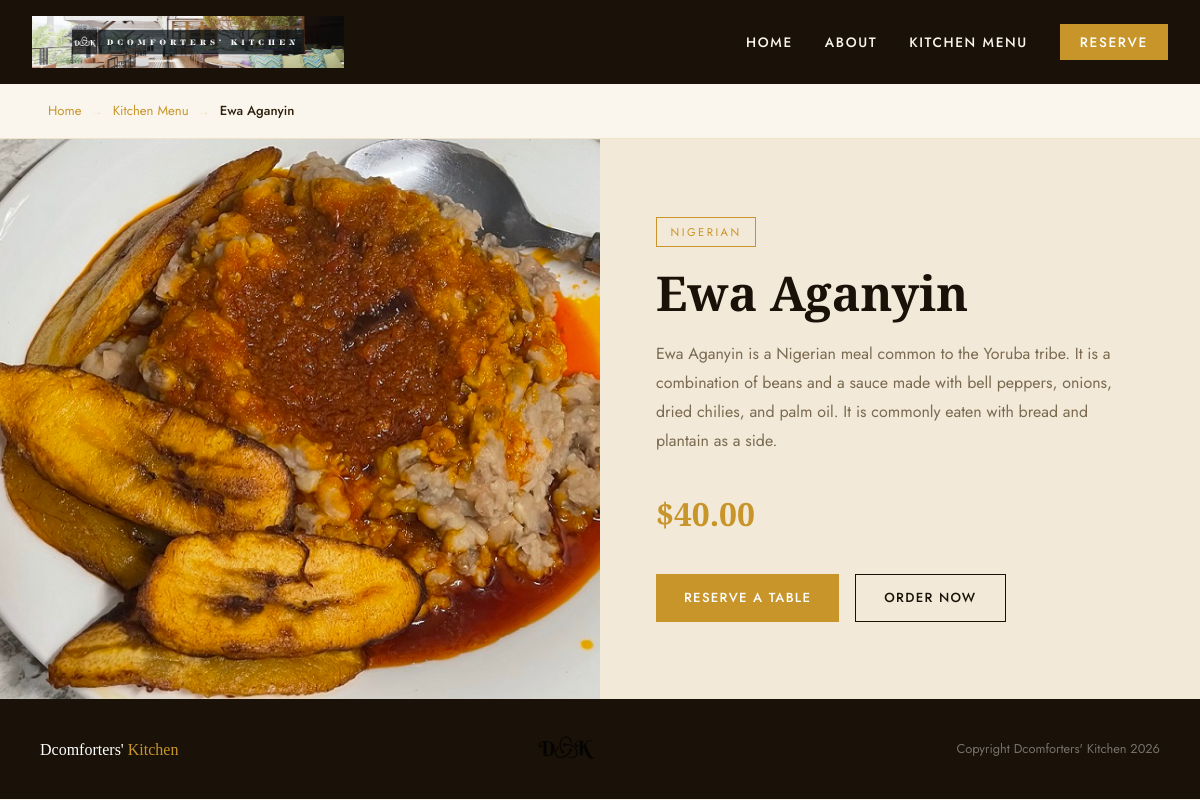
The page /kitchen/menu_details/2/ on the database its author committed.
### newapp/models.py (models this page shows, shortened)
class Menu(models.Model):
    food_name = models.CharField(max_length=100)
    cuisine = models.CharField(max_length=100)
    item_description = models.TextField(max_length=1000, default='')
    price = models.DecimalField(max_digits=10, decimal_places=2, null=True, blank=True)
    prep_time = models.IntegerField(default=25)
    calories = models.IntegerField(default=1000)
    image = models.ImageField(upload_to='newapp/static/img/menu_items/', null=True, blank=True)
    is_featured = models.BooleanField(default=False)

### newapp/views.py (the view)
# urls.py: path('menu_details/<int:item_id>/', views.menu_details, name='menu_details'),
def menu_details(request, item_id):
    menu_item = get_object_or_404(Menu, id=item_id)
    order_success = False
    if request.method == 'POST':
        form = OrderForm(request.POST)
        if form.is_valid():
            order = form.save(commit=False)
            order.menu_item = menu_item
            order.save()
            order_success = True
    else:
        form = OrderForm()
    return render(request, 'menu_details.html', {
        'menu_item': menu_item,
        'form': form,
        'order_success': order_success
    })

### newapp/templates/menu_details.html (shortened to what this page needs)
{% extends 'base.html' %}
{% load static %}
{% block content %}
  <div class="breadcrumb-bar">
    <a href="{% url 'home' %}">Home</a>
    <span class="breadcrumb-sep">→</span>
    <a href="{% url 'kitchen' %}">Kitchen Menu</a>
    <span class="breadcrumb-sep">→</span>
    <span class="breadcrumb-current">{{ menu_item.food_name }}</span>
  </div>
  <div class="detail-container">
    <div class="detail-image">
      {% if menu_item.image %}
        <img src="/static/img/menu_items/{{ menu_item.food_name }}.jpg" alt="{{ menu_item.food_name }}" />
      {% else %}
        <img src="{% static 'img/default_dish.jpg' %}" alt="Default Image" />
      {% endif %}
    </div>
    <div class="detail-info">
      <span class="cuisine-badge">{{ menu_item.cuisine }}</span>
      <h1>{{ menu_item.food_name }}</h1>
      <p class="detail-description">{{ menu_item.item_description }}</p>
      <div class="detail-price">${{ menu_item.price }}</div>
      <div class="detail-actions">
        <a href="{% url 'reservation' %}" class="btn-primary">Reserve a Table</a>
        <button class="btn-outline" id="openOrderModal">Order Now</button>
      </div>
    </div>
  </div>
{% endblock %}

### newapp/templates/base.html (shortened to what this page needs)
{% load static %}
<!DOCTYPE html>
<html lang="en">
  <head>
    <link rel="stylesheet" href="{% static 'css/style.css' %}" />
  </head>
  <body>
    {% include 'partials/_header.html' %}
    <main>{% block content %}{% endblock %}</main>
    {% include 'partials/_footer.html' %}
  </body>
</html>

### newapp/templates/partials/_header.html (shortened to what this page needs)
{% load static %}
<header>
  <div class="nav-container">
    <a href="{% url 'home' %}" class="logo">
      <img src="{% static 'img/banner.png' %}" alt="Dcomforters' Kitchen Logo" />
    </a>
    <nav class="main-nav">
      <ul class="nav-links">
        <li><a href="{% url 'home' %}">Home</a></li>
        <li><a href="{% url 'about' %}">About</a></li>
        <li><a href="{% url 'kitchen' %}">Kitchen Menu</a></li>
        <li><a href="{% url 'reservation' %}" class="nav-cta">Reserve</a></li>
      </ul>
    </nav>
  </div>
</header>

### newapp/templates/partials/_footer.html
{% load static %}
<footer>
  <div class="footer-brand">
    Dcomforters' <span>Kitchen</span>
  </div>
  <img src="{% static 'img/DK_logo.png' %}" alt="Dcomforters' Kitchen logo" />
  <p>Copyright Dcomforters&#39; Kitchen 2026</p>
</footer>

### newapp/static/css/style.css (style rules this page uses)
html, body { margin: 0 !important; padding: 0 !important; width: 100%; overflow-x: hidden; }
*, *::before, *::after { box-sizing: border-box; margin: 0; padding: 0; }
:root { --gold: #C8952A; --gold-light: #E8B84B; --dark: #1A1208; --cream: #FAF6EE; --warm: #F2E9D8; --text: #2C1F0A; --muted: #7A6A50; --border: rgba(200, 149, 42, 0.2); --font-serif: 'Playfair Display', Georgia, serif; --font-sans: 'Jost', sans-serif; }
html { scroll-behavior: smooth; }
body { font-family: var(--font-sans); background: var(--cream); color: var(--text); font-size: 1rem; line-height: 1.7; }
h1, h2, h3, h4, h5, h6 { font-family: var(--font-serif); line-height: 1.2; color: var(--dark); }
h1 { font-size: clamp(2.2rem, 5vw, 3.5rem); }
p { font-size: 1rem; color: var(--muted); }
a { color: var(--gold); text-decoration: none; transition: color 0.2s; }
img { display: block; max-width: 100%; height: auto; }
.nav-container { display: flex; justify-content: space-between; align-items: center; background-color: var(--dark); padding: 1rem 2rem; position: sticky; top: 0; z-index: 100; }
.logo img { max-height: 52px; }
.nav-links { display: flex; list-style: none; gap: 2rem; margin: 0; padding: 0; }
.nav-links a { color: #FAF6EE; font-size: 0.85rem; font-weight: 500; letter-spacing: 0.12em; text-transform: uppercase; transition: color 0.2s; }
.nav-cta { background: var(--gold); color: #fff !important; padding: 0.5rem 1.25rem; font-size: 0.8rem; font-weight: 500; letter-spacing: 0.1em; text-transform: uppercase; border-radius: 0; transition: background 0.2s; }
.btn-primary { display: inline-block; background: var(--gold); color: #fff; padding: 0.8rem 1.75rem; font-family: var(--font-sans); font-size: 0.82rem; font-weight: 500; letter-spacing: 0.1em; text-transform: uppercase; border: none; cursor: pointer; text-decoration: none; transition: background 0.2s; }
footer { background-color: var(--dark); padding: 2rem 2.5rem; display: flex; justify-content: space-between; align-items: center; flex-wrap: wrap; gap: 1rem; }
.footer-brand { font-family: var(--font-serif); font-size: 1rem; color: #fff; }
.footer-brand span { color: var(--gold); }
footer p { font-size: 0.8rem; color: rgba(255, 255, 255, 0.4); border: none; padding: 0; margin: 0; text-align: right; }
footer img { max-height: 40px; opacity: 0.8; }
body { margin: 0 !important; padding: 0 !important; }
header { margin: 0; padding: 0; width: 100%; }
main { margin: 0; padding: 0; }
.logo img { max-height: 52px; width: auto; }
footer img { max-height: 36px; opacity: 0.75; }
.breadcrumb-bar { padding: 1rem 3rem; font-size: 0.82rem; color: var(--muted); border-bottom: 1px solid var(--border); display: flex; align-items: center; gap: 0.6rem; flex-wrap: wrap; }
.breadcrumb-bar a { color: var(--gold); transition: color 0.2s; }
.breadcrumb-sep { color: var(--border); font-size: 0.75rem; }
.breadcrumb-current { color: var(--text); font-weight: 500; }
.detail-container { display: grid; grid-template-columns: 1fr 1fr; min-height: 560px; }
.detail-image { overflow: hidden; max-height: 600px; }
.detail-image img { width: 100%; height: 100%; object-fit: cover; display: block; }
.detail-info { padding: 4rem 3.5rem; background: var(--warm); display: flex; flex-direction: column; justify-content: center; }
.cuisine-badge { display: inline-block; font-size: 0.7rem; letter-spacing: 0.22em; text-transform: uppercase; color: var(--gold); border: 1px solid var(--gold); padding: 0.3rem 0.85rem; margin-bottom: 1.25rem; width: fit-content; }
.detail-info h1 { font-size: clamp(2rem, 4vw, 3rem); color: var(--dark); margin-bottom: 1.25rem; line-height: 1.1; }
.detail-description { font-size: 1rem; color: var(--muted); line-height: 1.8; margin-bottom: 2rem; }
.detail-price { font-family: var(--font-serif); font-size: 2rem; color: var(--gold); font-weight: 700; margin-bottom: 2rem; }
.detail-actions { display: flex; gap: 1rem; flex-wrap: wrap; }
.btn-outline { display: inline-block; background: transparent; color: var(--dark); padding: 0.8rem 1.75rem; font-family: var(--font-sans); font-size: 0.82rem; font-weight: 500; letter-spacing: 0.1em; text-transform: uppercase; border: 1.5px solid var(--dark); cursor: pointer; text-decoration: none; transition: all 0.2s; }

### rows shown on the page
Menu: food_name "Ewa Aganyin", food_name (picture), cuisine "NIGERIAN", item_description "Ewa Aganyin is a Nigerian meal common to the Yoruba tribe. It is a combination of beans and a sauce made with bell peppers, onions, dried chilies, and palm oil. It is commonly eaten with bread and plantain as a side.", price "40.00"
